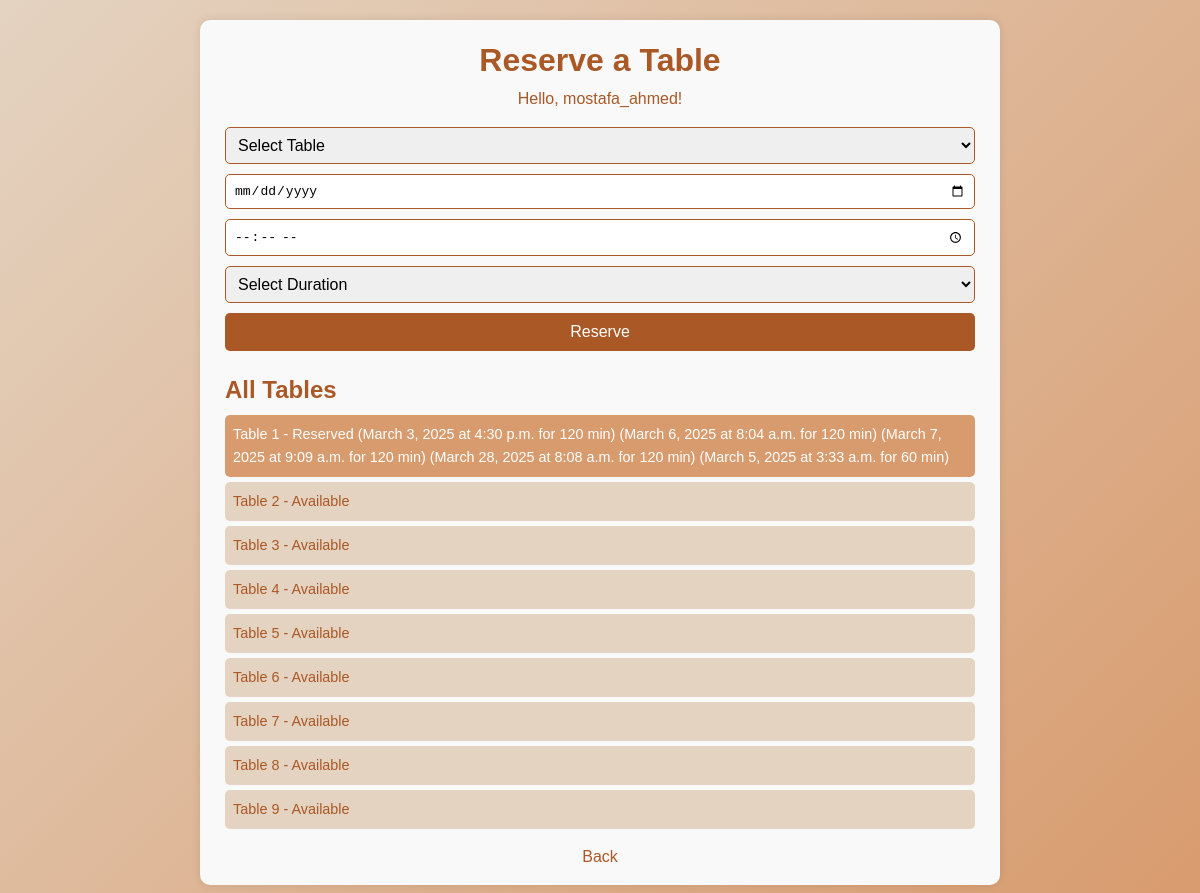
Page /cafe/reserve_table/ (signed in) on the committed database.
### cafe/models.py (models this page shows, shortened)
class Table(models.Model):
    number = models.IntegerField(unique=True)
    is_available = models.BooleanField(default=True)

class TableReservation(models.Model):
    user = models.ForeignKey(User, on_delete=models.CASCADE)
    table = models.ForeignKey(Table, on_delete=models.CASCADE)
    date = models.DateField()
    start_time = models.TimeField()
    duration = models.IntegerField(choices=[(30, '30 min'), (60, '1 hour'), (120, '2 hours')])
    created_at = models.DateTimeField(auto_now_add=True)

### cafe/views.py (the view, shortened to what this page needs)
# urls.py: path('reserve_table/', views.reserve_table, name='reserve_table'),
@login_required
def reserve_table(request):
    tables = Table.objects.all()
    all_tables = Table.objects.all()
    reservations = TableReservation.objects.all()
    return render(request, 'cafe/reserve_table.html', {
        'tables': tables,
        'all_tables': all_tables,
        'reservations': reservations
    })

### cafe/templates/cafe/reserve_table.html (shortened to what this page needs)
{% load static %}
<!DOCTYPE html>
<html lang="en">
<head>
    <link rel="stylesheet" href="{% static 'css/style.css' %}">
</head>
<body>
    <div class="reserve-container">
        <h1>Reserve a Table</h1>
        {% if user.is_authenticated %}
            <p>Hello, {{ user.username }}!</p>
            <form method="POST" id="table-form">
                <select name="table_number" required>
                    <option value="" disabled selected>Select Table</option>
                </select>
                <input type="date" name="date" required>
                <input type="time" name="start_time" required>
                <select name="duration" required>
                    <option value="" disabled selected>Select Duration</option>
                </select>
                <button type="submit">Reserve</button>
            </form>
            <div class="tables-list">
                <h2>All Tables</h2>
                {% for table in all_tables %}
                    <div class="table-item {% if table.is_available %}available{% else %}reserved{% endif %}">
                        Table {{ table.number }} -
                        {% if table.is_available %}
                            Available
                        {% else %}
                            Reserved
                            {% for reservation in reservations %}
                                {% if reservation.table.id == table.id %}
                                    ({{ reservation.date }} at {{ reservation.start_time }} for {{ reservation.duration }} min)
                                {% endif %}
                            {% endfor %}
                        {% endif %}
                    </div>
                {% endfor %}
            </div>
        {% else %}
            <p>Please <a href="{% url 'login' %}">login</a> or <a href="{% url 'cafe:signup' %}">sign up</a> to reserve.</p>
        {% endif %}
        <a href="{% url 'cafe:home' %}" class="back-link">Back</a>
    </div>
</body>
</html>

### cafe/static/css/style.css (style rules this page uses)
body { font-family: 'Orbitron', 'Poppins', sans-serif; background: #e4d3c1; color: #aa5825; max-width: 1400px; margin: 0 auto; padding: 0 30px; line-height: 1.8; position: relative; overflow-x: hidden; min-height: 100vh; -webkit-font-smoothing: antialiased; -moz-osx-font-smoothing: grayscale; }

### cafe/templates/cafe/reserve_table.html (style rules this page uses)
* { margin: 0; padding: 0; box-sizing: border-box; }
body { font-family: 'Poppins', sans-serif; background: linear-gradient(135deg, #e4d3c1 0%, #d89b6e 100%); color: #aa5825; line-height: 1.6; }
.reserve-container { max-width: 800px; margin: 20px auto; padding: 15px; background: #f9f9f9; border-radius: 10px; box-shadow: 0 0 10px rgba(0, 0, 0, 0.1); }
h1 { text-align: center; color: #aa5825; font-size: 2em; }
p { text-align: center; margin-bottom: 15px; }
form { display: flex; flex-direction: column; gap: 10px; max-width: 100%; margin: 0 auto; padding: 0 10px; }
select, input[type="date"], input[type="time"] { padding: 8px; border: 1px solid #aa5825; border-radius: 5px; font-size: 1em; width: 100%; }
button[type="submit"] { padding: 10px; background: #aa5825; color: white; border: none; border-radius: 5px; cursor: pointer; font-size: 1em; transition: background 0.3s ease; }
.tables-list { margin-top: 20px; padding: 0 10px; }
.table-item { padding: 8px; margin: 5px 0; border-radius: 5px; font-size: 0.9em; }
.available { background: #e4d3c1; }
.reserved { background: #d89b6e; color: white; }
.back-link { display: block; text-align: center; margin-top: 15px; color: #aa5825; text-decoration: none; font-size: 1em; }

### rows in the picture
Table: number "1"
TableReservation: date "March 3, 2025", start_time "4:30 p.m.", duration "120"
TableReservation: date "March 6, 2025", start_time "8:04 a.m.", duration "120"
TableReservation: date "March 7, 2025", start_time "9:09 a.m.", duration "120"
TableReservation: date "March 28, 2025", start_time "8:08 a.m.", duration "120"
TableReservation: date "March 5, 2025", start_time "3:33 a.m.", duration "60"
Table: number "2", is_available "Available"
Table: number "3", is_available "Available"
Table: number "4", is_available "Available"
Table: number "5", is_available "Available"
Table: number "6", is_available "Available"
Table: number "7", is_available "Available"
Table: number "8", is_available "Available"
Table: number "9", is_available "Available"

### other values in the picture
{{ user.username }} "mostafa_ahmed"
